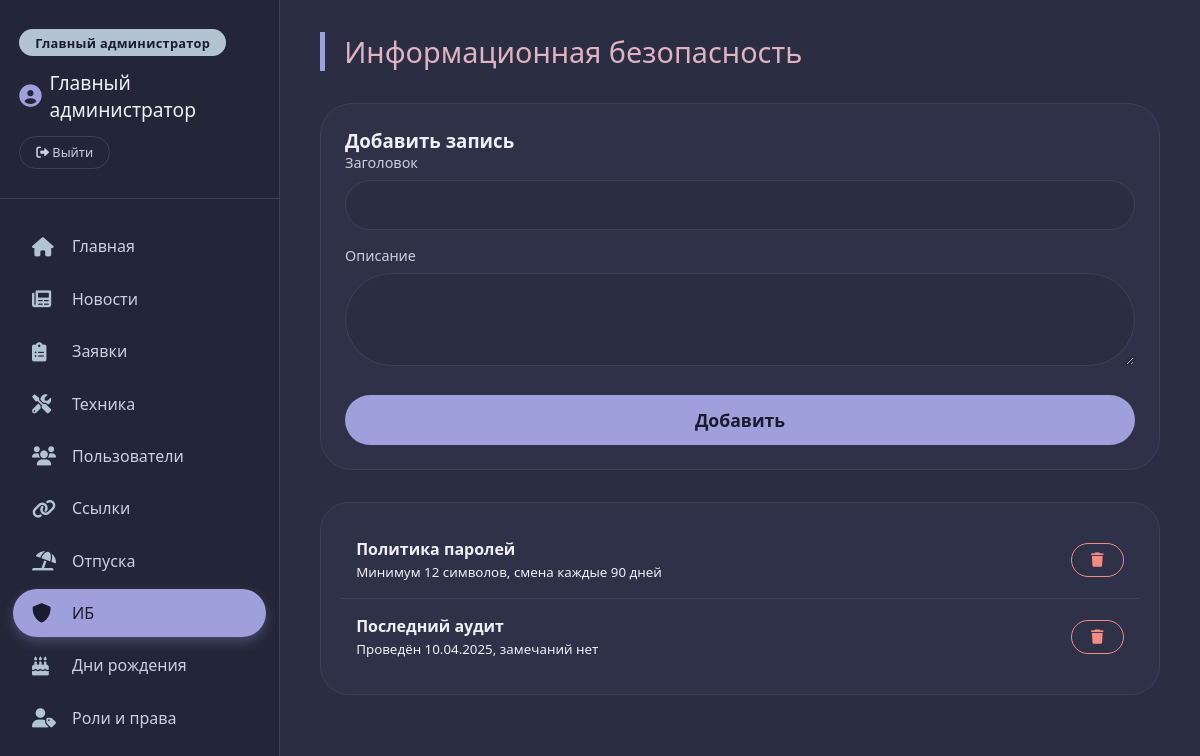
Screenshot of /main.php?page=security (signed in) with the database file from the repository.
### tables this page shows
CREATE TABLE security (
        id INTEGER PRIMARY KEY AUTOINCREMENT,
        title TEXT NOT NULL,
        description TEXT,
        created_at DATETIME DEFAULT CURRENT_TIMESTAMP
    );

### config.php (called while the page is built, shortened)
<?php
function hasPermission($pdo, $permission_name) {
    $userId = $_SESSION['user_id'];
    $sql = "SELECT COUNT(*) FROM users u
            JOIN role_permissions rp ON u.role_id = rp.role_id
            JOIN permissions p ON rp.permission_id = p.id
            WHERE u.id = :user_id AND p.name = :perm";
    $stmt = $pdo->prepare($sql);
    $stmt->execute(['user_id' => $userId, 'perm' => $permission_name]);
    return $stmt->fetchColumn() > 0;
}

### pages/security.php (the view, shortened to what this page needs)
<?php
require_once __DIR__ . '/../config.php';
$entries = $pdo->query("SELECT * FROM security ORDER BY created_at DESC")->fetchAll();
?>
<h2 class="section-title">Информационная безопасность</h2>
<?php if (hasPermission($pdo, 'add_security')): ?>
<div class="form-container">
    <h3>Добавить запись</h3>
    <form action="handlers/add_security.php" method="post">
        <div class="form-group">
            <label>Заголовок</label>
            <input type="text" name="title" required>
        </div>
        <div class="form-group">
            <label>Описание</label>
            <textarea name="description" rows="3"></textarea>
        </div>
        <button type="submit" class="btn-primary">Добавить</button>
    </form>
</div>
<?php endif; ?>
<div class="item-list">
    <?php foreach ($entries as $e): ?>
    <div class="item-row">
        <div>
            <strong><?= htmlspecialchars($e['title']) ?></strong><br>
            <small><?= htmlspecialchars($e['description']) ?></small>
        </div>
        <?php if (hasPermission($pdo, 'delete_security')): ?>
        <a href="handlers/delete_security.php?id=<?= $e['id'] ?>" class="btn-delete delete-confirm"><i class="fas fa-trash"></i></a>
        <?php endif; ?>
    </div>
    <?php endforeach; ?>
</div>

### style.css (style rules this page uses)
* { margin: 0; padding: 0; box-sizing: border-box; font-family: 'Segoe UI', Roboto, 'Helvetica Neue', sans-serif; }
:root { --bg-dark: #1a1b2e; --bg-sidebar: #232538; --bg-content: #2b2d42; --card-bg: #2f3149; --accent-pastel: #9f9fdb; --accent-soft: #b3c4d1; --accent-green: #99bbad; --accent-pink: #e0b3c2; --text-primary: #efeff5; --text-secondary: #cbd0dd; --border-subtle: #3d405b; --hover-light: #3d405b; --danger: #f28b82; --success: #9f9fdb; }
body { background-color: var(--bg-dark); color: var(--text-primary); height: 100vh; display: flex; align-items: center; justify-content: center; overflow: hidden; }
.btn-login, .btn-primary { width: 100%; padding: 0.9rem; background: var(--accent-pastel); color: #1a1b2e; font-weight: 600; border: none; border-radius: 3rem; font-size: 1.1rem; cursor: pointer; transition: 0.2s; margin-top: 1rem; }
.section-title { font-size: 1.8rem; font-weight: 300; margin-bottom: 2rem; color: var(--accent-pink); border-left: 5px solid var(--accent-pastel); padding-left: 1.2rem; }
.form-container { background: var(--card-bg); border-radius: 2rem; padding: 1.5rem; margin-bottom: 2rem; border: 1px solid var(--border-subtle); }
.form-group { margin-bottom: 1rem; }
.form-group label { display: block; margin-bottom: 0.5rem; color: var(--text-secondary); font-size: 0.9rem; }
.form-group input, .form-group select, .form-group textarea { width: 100%; padding: 0.8rem 1rem; background: var(--bg-content); border: 1px solid var(--border-subtle); border-radius: 3rem; color: white; font-size: 1rem; outline: none; }
.btn-primary { background: var(--accent-pastel); color: #1a1b2e; border: none; border-radius: 3rem; padding: 0.8rem 1.5rem; font-weight: 600; cursor: pointer; transition: 0.2s; margin-top: 0.5rem; }
.btn-edit, .btn-delete, .btn-take, .btn-comment, .btn-upload { background: none; border: 1px solid var(--accent-soft); color: var(--accent-soft); padding: 0.4rem 1.2rem; border-radius: 30px; cursor: pointer; transition: 0.2s; font-size: 0.9rem; text-decoration: none; display: inline-block; margin-left: 0.5rem; }
.btn-delete { border-color: var(--danger); color: var(--danger); }
.item-list { background: var(--card-bg); border-radius: 1.8rem; padding: 1.2rem; border: 1px solid var(--border-subtle); margin-bottom: 1.5rem; }
.item-row { display: flex; align-items: center; justify-content: space-between; padding: 1rem 1rem; border-bottom: 1px solid var(--border-subtle); flex-wrap: wrap; gap: 0.5rem; }
.item-row:last-child { border-bottom: none; }
a { color: var(--accent-soft); text-decoration: none; }

### rows the page displays
security: title "Политика паролей", description "Минимум 12 символов, смена каждые 90 дней"
security: title "Последний аудит", description "Проведён 10.04.2025, замечаний нет"

### other values shown
$_SESSION['user_name'] "Главный администратор"
$name "Главная"
$name "Новости"
$name "Заявки"
$name "Техника"
$name "Пользователи"
$name "Ссылки"
$name "Отпуска"
$name "ИБ"
$name "Дни рождения"
$name "Роли и права"
